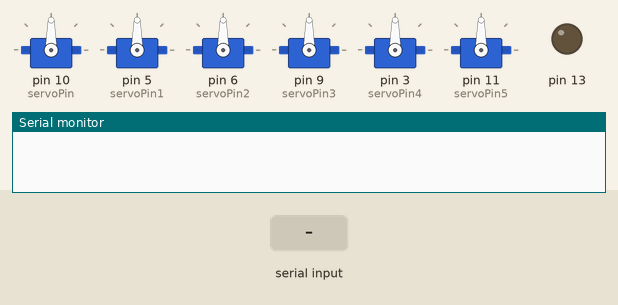
A sketch run on a simulated Arduino Uno, built with avr-gcc and run on an emulated ATmega328P. Shown: 6 × servo, output pins drawn as LEDs (lit = HIGH), the last lines printed to the serial monitor. The test bench sets the inputs (shaded band).

Above: at 8.2 s.
8.3 s: "1" received over Serial
At 9.4 s:
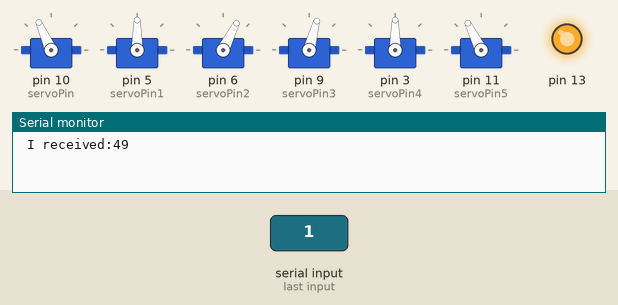
9.8 s: byte 55 (55) received over Serial
At 10.5 s:
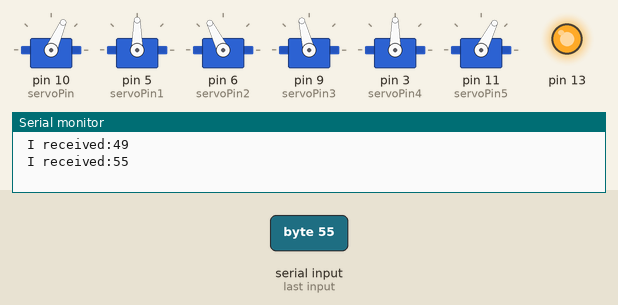
11.3 s: "3" received over Serial
At 11.7 s:
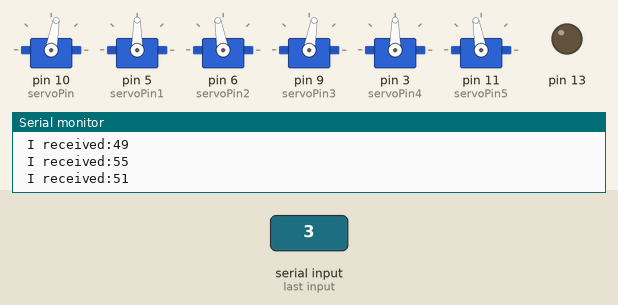
12.8 s: "4" received over Serial
At 14.0 s:
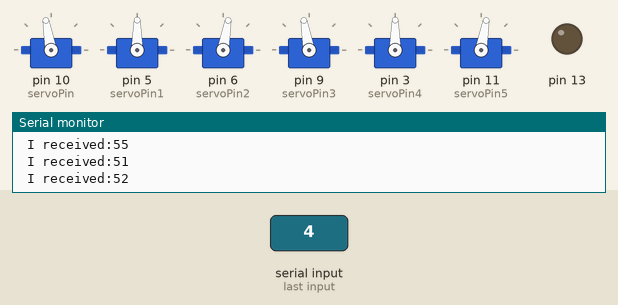
14.3 s: "5" received over Serial
At 15.2 s:
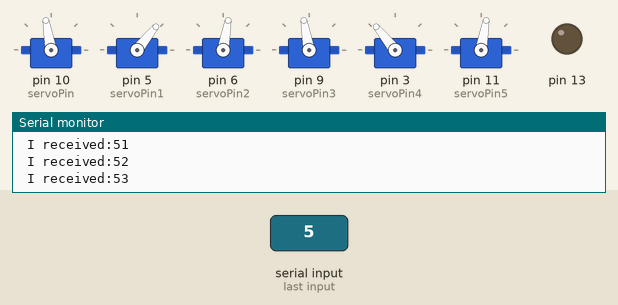
15.8 s: "6" received over Serial
At 16.3 s:
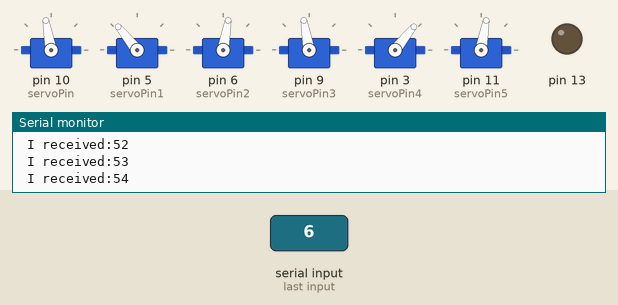
Timing chart, 0 to 18.3 s (numbered marks = the images above; inputs shaded):
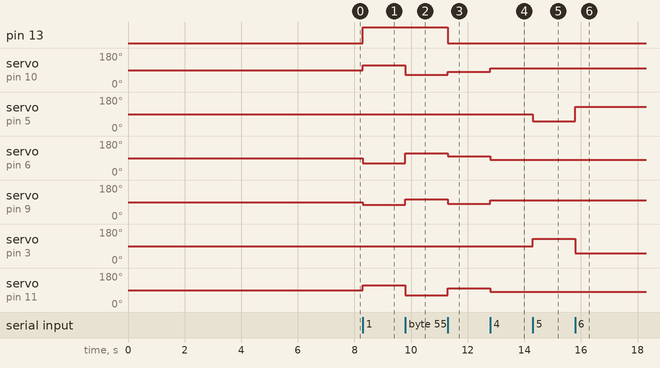

Measured:
- after the input at 8.3 s, pin 13: LOW → HIGH at once; servo on pin 10 (servoPin): 90° → 114° at once; servo on pin 6 (servoPin2): 90° → 63° at once; servo on pin 9 (servoPin3): 90° → 75° at once; servo on pin 11 (servoPin5): 90° → 116° at once
- after the input at 9.8 s, servo on pin 10 (servoPin): 114° → 66° at once; servo on pin 6 (servoPin2): 63° → 116° at once; servo on pin 9 (servoPin3): 75° → 104° at once; servo on pin 11 (servoPin5): 116° → 63° at once
- after the input at 11.3 s, pin 13: HIGH → LOW at once; servo on pin 10 (servoPin): 66° → 80° at once; servo on pin 6 (servoPin2): 116° → 100° at once; servo on pin 9 (servoPin3): 104° → 80° at once; servo on pin 11 (servoPin5): 63° → 100° at once
- after the input at 12.8 s, servo on pin 10 (servoPin), servo on pin 9 (servoPin3): 80° → 100° at once; servo on pin 6 (servoPin2), servo on pin 11 (servoPin5): 100° → 80° at once
- after the input at 14.3 s, servo on pin 5 (servoPin1): 90° → 51° at once; servo on pin 3 (servoPin4): 90° → 129° at once
- after the input at 15.8 s, servo on pin 5 (servoPin1): 51° → 129° at once; servo on pin 3 (servoPin4): 129° → 51° at once

The sketch:

mpu9250_arduino.ino
```cpp
#include <Servo.h>
int servo_hiz = 0;
int servo1_hiz = 0;
int servo2_hiz = 0;
int servo3_hiz = 0;
int servo4_hiz = 0;
int servo5_hiz = 0;
int servo_yon = 0;
int servo1_yon = 1;
int servo2_yon = 1;
int servo3_yon = 1;
int servo4_yon = 1;
int servo5_yon = 1;
int incomingByte = 0;
byte servoPin = 10; byte servoPin1 = 5; byte servoPin2 = 6; byte servoPin3 = 9; byte servoPin4 = 3; byte servoPin5 = 11;
Servo servo; Servo servo1; Servo servo2; Servo servo3; Servo servo4; Servo servo5;

void setup() {
pinMode(13,OUTPUT);
Serial.begin(9600);
servo.attach(servoPin); servo.writeMicroseconds(1470);
servo1.attach(servoPin1); servo1.writeMicroseconds(1470);
servo2.attach(servoPin2); servo2.writeMicroseconds(1470);
servo3.attach(servoPin3); servo3.writeMicroseconds(1470);
servo4.attach(servoPin4); servo4.writeMicroseconds(1470);
servo5.attach(servoPin5); servo5.writeMicroseconds(1470);
delay(7000);
}
void loop() {
if (Serial.available() > 0) {

incomingByte = Serial.read(); // read the incoming byte:

Serial.print(" I received:");

Serial.println(incomingByte);

}
if (incomingByte == 49){
  servo_hiz = 250;
  servo_yon = 1;
  servo2_hiz = 275;
  servo2_yon = -1;
  servo3_hiz = 150;
  servo3_yon = -1;
  servo5_hiz = 275;
  servo5_yon = 1;

  digitalWrite(13,HIGH);}
if (incomingByte == 50){
  servo_hiz = 0;
  servo_yon = 1;
  servo1_hiz = 0;
  servo1_yon = 1;
  servo2_hiz = 0;
  servo2_yon = 1;
  servo3_hiz = 0;
  servo3_yon = 1;
  servo4_hiz = 0;
  servo4_yon = 1;
  servo5_hiz = 0;
  servo5_yon = -1;
  digitalWrite(13,LOW);
  }
if (incomingByte == 51){
  servo_hiz = 100;
  servo_yon = -1;
  servo2_hiz = 100;
  servo2_yon = 1;
  servo3_hiz = 100;
  servo3_yon = -1;
  servo5_hiz = 100;
  servo5_yon = 1;
  digitalWrite(13,LOW);
  }
if (incomingByte == 52){
  servo_hiz = 100;
  servo_yon = 1;
  servo2_hiz = 100;
  servo2_yon = -1;
  servo3_hiz = 100;
  servo3_yon = 1;
  servo5_hiz = 100;
  servo5_yon = -1;
  }
if (incomingByte == 53){
  servo1_hiz = 400;
  servo1_yon = -1;
  servo4_hiz = 400;
  servo4_yon = 1;
  }
if (incomingByte == 54){
  servo1_hiz = 400;
  servo1_yon = 1;
  servo4_hiz = 400;
  servo4_yon = -1;
  }
if (incomingByte == 55){
    servo_hiz = 250;
  servo_yon = -1;
  servo2_hiz = 275;
  servo2_yon = 1;
  servo3_hiz = 150;
  servo3_yon = 1;
  servo5_hiz = 275;
  servo5_yon = -1;
  }
servo.writeMicroseconds(1470  + (servo_hiz  * servo_yon));
servo1.writeMicroseconds(1470 + (servo1_hiz  * servo1_yon));
servo2.writeMicroseconds(1470 + (servo2_hiz  * servo2_yon));
servo3.writeMicroseconds(1470 + (servo3_hiz  * servo3_yon));
servo4.writeMicroseconds(1470 + (servo4_hiz  * servo4_yon));
servo5.writeMicroseconds(1470 + (servo5_hiz  * servo5_yon));

}
```
